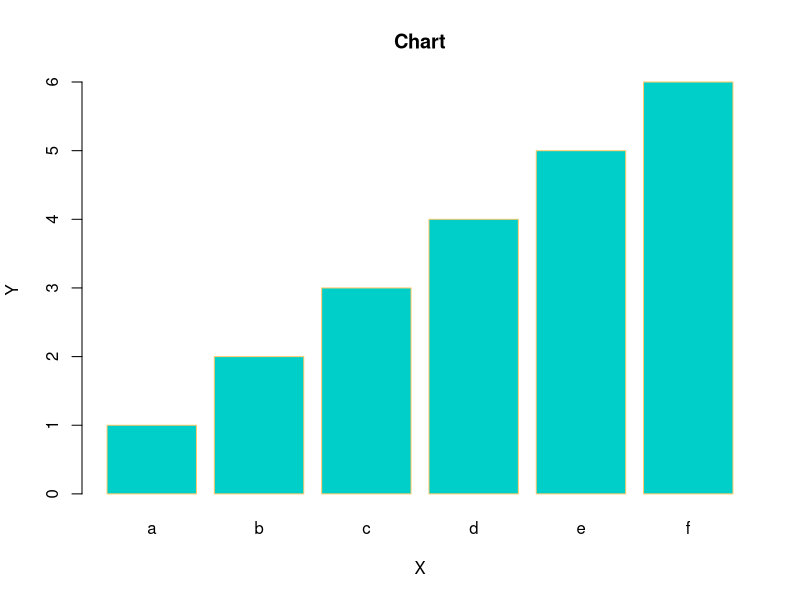

The R script that drew this image:
add <- function(x, y){
    x + y
}

print(add(1,2))
print(add(1.0e10, 2.0e10))

h <- c(1, 2, 3, 4, 5, 6)
M <- c("a", "b", "c", "d", "e", "f")
barplot(h, names.arg = M, xlab = "X", ylab="Y", col = "#00cec9", main="Chart", border="#fdcb6e")